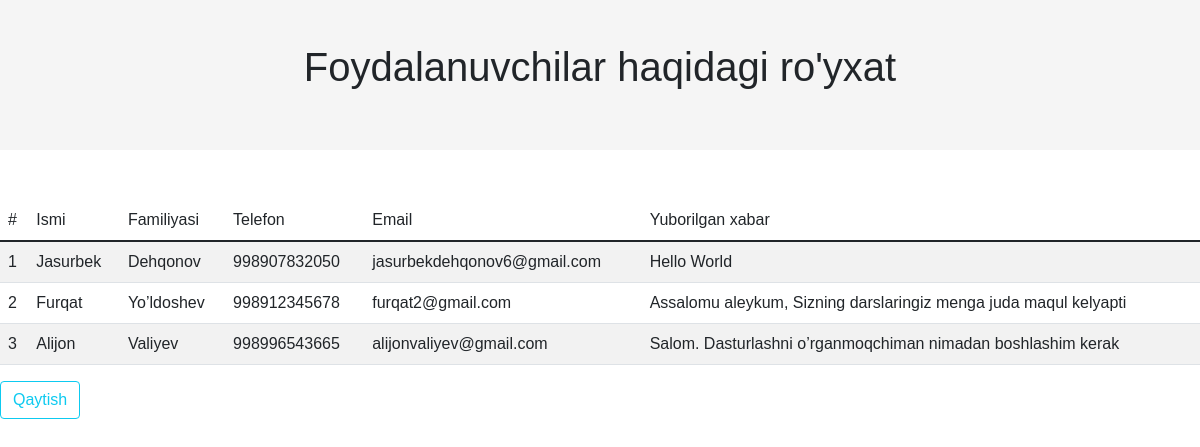
The app's page /xabarlar/, older data.
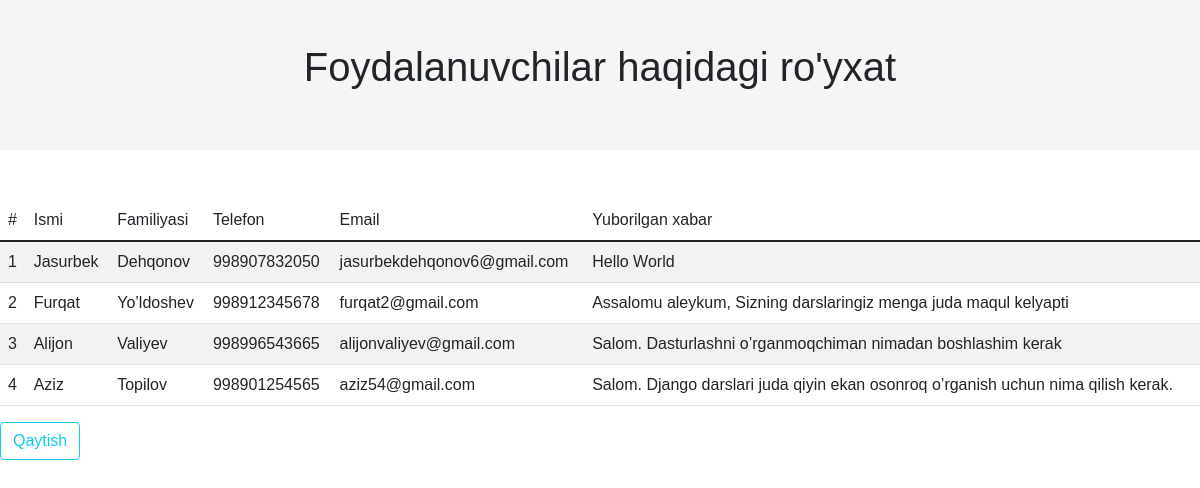
The same page, newer data.
### contact/models.py (models this page shows, shortened)
class Contact(models.Model):
    first_name = models.CharField(max_length=200)
    last_name = models.CharField(max_length=200)
    phone_number = models.IntegerField()
    email = models.CharField(max_length=200)
    message = models.TextField()

### contact/views.py (the view)
# urls.py: path('xabarlar/', ContactListView.as_view(), name='xabarlar')
class ContactListView(ListView):
    model = Contact
    template_name = 'xabarlar.html'

### templates/xabarlar.html
{% extends 'base.html' %}
{% block content %}
    <div class = "xabarlar_div">
        <p >Foydalanuvchilar haqidagi ro'yxat</p>
    </div>
        <div class = "container_xabarlar">
            <table class="table table-striped table-hover">
              <thead>
                <tr>
                  <th scope="col">#</th>
                  <th scope="col">Ismi</th>
                  <th scope="col">Familiyasi</th>
                  <th scope="col">Telefon</th>
                  <th scope="col">Email</th>
                  <th scope="col">Yuborilgan xabar</th>
                </tr>
              </thead>
              <tbody>
              {% for user in object_list %}
                <tr>
                  <th scope="row">{{ user.id }}</th>
                  <td>{{ user.first_name }}</td>
                  <td>{{ user.last_name }}</td>
                  <td>{{ user.phone_number }}</td>
                  <td>{{ user.email }}</td>
                  <td>{{ user.message }}</td>
                </tr>
              {% endfor %}
              </tbody>
            </table>
            <a href = "{% url 'contact' %}">
                <button type="button" class="btn btn-outline-info">
                    Qaytish
                </button>
            </a>
        </div>
{% endblock content %}

### templates/base.html (shortened to what this page needs)
{% load static %}
<!DOCTYPE html>
<html lang="en">
<head>
    <link href="https://cdn.jsdelivr.net/npm/bootstrap@5.1.3/dist/css/bootstrap.min.css" rel="stylesheet">
    <link rel="stylesheet" href="{% static 'css/base.css' %}">
</head>
<body>
    {% block content %}
    {% endblock content %}
</body>
</html>

### static/css/base.css (style rules this page uses)
* { margin: 0; padding: 0; box-sizing: border-box; font-family: "Source Sans Pro", sans-serif; font-weight: 400; }
.container_xabarlar { width: 1200px; margin: 50px auto; }
.xabarlar_div { width:100%; height:150px; background-color: rgb(245, 245, 245); display: flex; justify-content: center; align-items: center; }
.xabarlar_div p { font-size: 40px; }

Row changes from the older to the newer data that the page shows:
added Contact: id "4", first_name "Aziz", last_name "Topilov", phone_number "998901254565", email "aziz54@gmail.com", message "Salom. Django darslari juda qiyin ekan osonroq o’rganish uchun nima qilish kerak."
